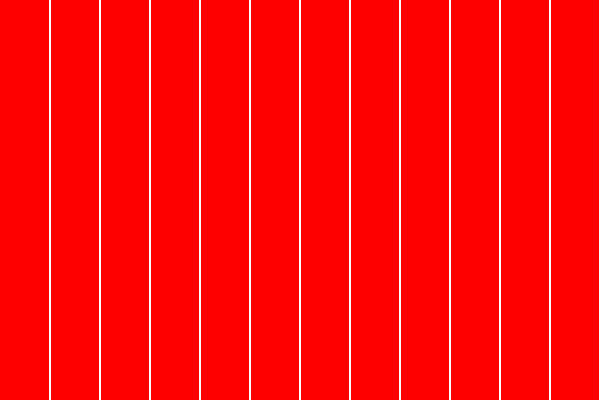
Frame 1 (no input)
Frame 60 (no input): identical to frame 1, image omitted
Frame 120 (the mouse pressed at the canvas centre since frame 60): identical to frame 1, image omitted

The p5.js sketch that drew this single still picture (run headless with seeded random() and noise() and a simulated clock; from frame 60 on, the mouse is pressed at the canvas centre):

// p5.js sketch
// ── sketch.js
// creating html in javscript using p5
// code by Dawn C. Hayes March 2017

var para; 

function setup() {
  createCanvas(600, 400);
  para = createP('This paragraph is generated using P5!'); // uses a global variable.
  createP('Another paragraph generated in Javascript.'); // does not use a global variable. 
}

function draw() {
  background(255, 0, 0);
  for (i = 0; i < width; i++) {
    strokeWeight(2);
    stroke(255, 255, 255);
    line(i * 50 + 50, 0, i * 50 + 50, height);
  }
}
